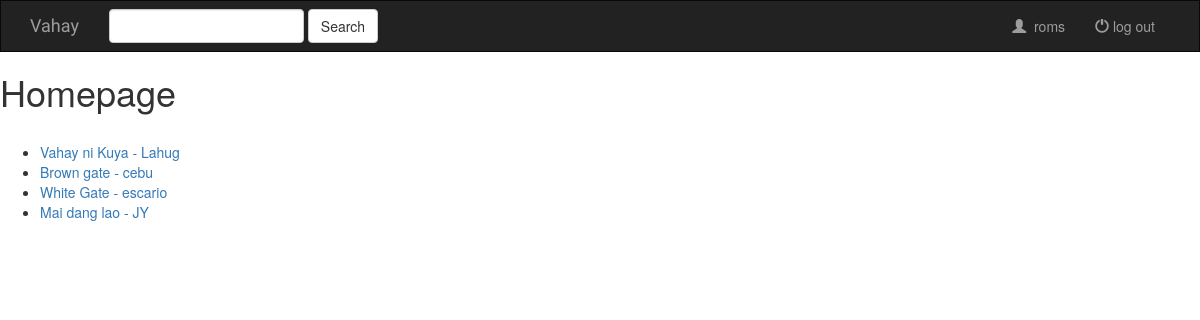
Screenshot of / (signed in) with the database file from the repository.
### vahay/models.py (models this page shows, shortened)
class Vahay(models.Model):
	owner = models.ForeignKey(User, on_delete=models.CASCADE)
	name = models.CharField(max_length=255)
	rent_range = models.CharField(max_length=100)
	category = models.CharField(max_length=100)
	contact_details = models.CharField(max_length=100)
	rating = models.IntegerField(default=0)
	location = models.CharField(max_length=255)
	available = models.BooleanField(default=1)
	def __str__(self):
		return self.name + " - " + self.location

### vahaysite/views.py (the view, shortened to what this page needs)
# urls.py: 2. Add a URL to urlpatterns:  url(r'^$', views.home, name='home')
def home(request):
	all_vahay = Vahay.objects.all()
	context={
		'all_vahay': all_vahay
	}
	if request.user.is_authenticated:
		return render(request, 'homepage.html', context=context)

### vahaysite/templates/homepage.html
{% extends 'base.html' %}
{% block body %}
	<h1>Homepage</h1><br>
	<ul>
		{% for vahay in all_vahay %}
			<li><a href="{% url 'vahay:vahay_details' vahay.pk %}">{{ vahay }}</a></li>
		{% endfor %}
	</ul>
{% endblock %}

### vahaysite/templates/base.html (shortened to what this page needs)
{% load static %}
<!DOCTYPE html>
<html>
<head>
	<link rel="stylesheet" href="https://maxcdn.bootstrapcdn.com/bootstrap/3.3.7/css/bootstrap.min.css">
	<link rel="stylesheet" type="text/css" href="{% static 'css/style.css' %}">
</head>
<body>
	<nav class="navbar navbar-inverse">
		<div class="container fluid">
			<div class="navbar-header">
				<a class="navbar-brand" href="{% url 'home' %}">Vahay</a>
			</div>
			<div class="collapse navbar-collapse" id="topNavBar">
				<form class="navbar-form navbar-left" role="search" method="get" action="#">
					<div class="form-group">
						<input type="text" class="form-control" name="q" value="">
					</div>
					<button type="submit" class="btn btn-default">Search</button>
				</form>
				<ul class="nav navbar-nav navbar-right">
					<li class="">
						<a href="{% url 'profile' user.username %}">
							<span class="glyphicon glyphicon-user" aria-hidden="true"></span>&nbsp;
							{% block user %}{{ user.username }}{% endblock %}
						</a>
					</li>
					<li class="">
						<a href="{% url 'sign_out' %}">
							<span class="glyphicon glyphicon-off" aria-hidden="true"></span>&nbsp;log out
						</a>
					</li>
				</ul>
			</div>
		</div>
	</nav>
{% block body %}
{% endblock %}
</body>
</html>

### vahaysite/static/css/style.css (style rules this page uses)
.navbar { border-radius: 0; }
.navbar-brand { font-family: 'Satisfy', cursive; }

### rows the page displays
Vahay: name+location "Vahay ni Kuya - Lahug"
Vahay: name+location "Brown gate - cebu"
Vahay: name+location "White Gate - escario"
Vahay: name+location "Mai dang lao - JY"

### other values shown
{{ user.username }} "roms"
